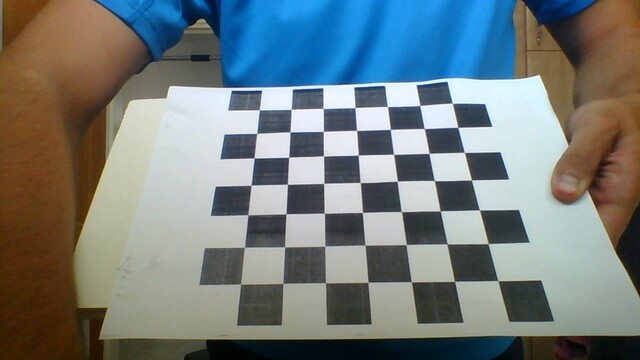
#> input picture Images/calibrate_images/WIN_20190927_14_47_30_Pro.jpg, 640 x 360 px, given in place of the camera
$ python video_from_the_robot.py   (older library calls are emulated)
#> lines starting #> are read from the running program, lines starting #| are printed output that depends on the picture; after the words box and inside, x2 and y2 are one past the last pixel; in counts of white or black regions, pixels touching at a corner belong together
### find_pair.py
import cv2
from shape import Shape
import numpy as np


def find_pair(image):
    count = 0
    count_biggest = 0
    img1, contours, heir = cv2.findContours(image, cv2.RETR_EXTERNAL, cv2.CHAIN_APPROX_SIMPLE)
    # print("found contours:", len(contours))
    if len(contours) > 1:
        output = cv2.cvtColor(image, cv2.COLOR_GRAY2BGR)
        for j in range(len(contours)):
            shapes = []
            biggest = contours[0]
            for i in contours:
                epsilon = 0.02 * cv2.arcLength(i, True)
                approx = cv2.approxPolyDP(i, epsilon, True)
                output = cv2.drawContours(output, [i], -1, (255, 255, 255), -1)
                output = cv2.drawContours(output, [i], -1, (0, 0, 255), 2)
                if len(approx) > 4:
                    min_y = approx[0][0]
                    min_x = approx[0][0]
                    max_y = approx[0][0]
                    max_x = approx[0][0]
                    for m in range(len(approx)):
                        if approx[m][0][0] > max_x[0]:
                            max_x = approx[m][0]
                        if approx[m][0][0] < min_x[0]:
                            min_x = approx[m][0]
                        if approx[m][0][1] > max_y[1]:
                            max_y = approx[m][0]
                        if approx[m][0][1] < min_y[1]:
                            min_y = approx[m][0]
                    approx = cv2.approxPolyDP(np.array([min_y, min_x, max_y, max_x]), epsilon, True)
                if len(approx) == 4:
                    shapes.append(Shape(approx))
                    if cv2.contourArea(approx) > cv2.contourArea(biggest):
                        biggest = i
                        count_biggest = count
                    count += 1
            cv2.imshow("image with contours", output)
            if len(shapes) > 1:
                return shapes[count_biggest], shapes[count_biggest].calc_relevance(shapes)
            else:
                return None, None
    else:
        return None, None

### shape.py
import cv2
import numpy as np


class Shape:
    #  Basic setting of general points
    top_right = []
    top_left = []
    bottom_right = []
    bottom_left = []

    # Initialize command, expecting a contour as an argument
    def __init__(self, contour):
        """
        :param contour: gets a contour when initialized
        Setting the top_right, top_left, bottom_right, bottom_left parameters
        The approxPollyDP works from top left to bottom right so
        the first point it finds is the highest and the second is the lowest.
        Afterwards we check if it's rotated left or right and assign
        The other points accordingly.
        """
        self.contour = contour
        epsilon = 0.02 * cv2.arcLength(self.contour, True)
        approx = cv2.approxPolyDP(self.contour, epsilon, True)
        if len(approx) == 4:
            if approx[1][0][1] > approx[3][0][1]:
                self.top_left = approx[0][0]
                self.top_right = approx[3][0]
                self.bottom_left = approx[1][0]
                self.bottom_right = approx[2][0]
            else:
                self.top_left = approx[1][0]
                self.top_right = approx[0][0]
                self.bottom_left = approx[2][0]
                self.bottom_right = approx[3][0]

    # Returns True if the function is above the avg points and False if not
    def calc_func(self):
        """
        :return: The slope of the function, the B of the function, the top average
        We get the average of the top side and bottom side of the rectangle
        and use the slope method to get it's slope. afterwards we calculate
        the b and return one point of the 2 averages.
        In this case, the top one.
        """
        avg_top = [(float(self.top_right[0]) + float(self.top_left[0])) / 2,
                   (float(self.top_right[1]) + float(self.top_left[1])) / 2]
        avg_bot = [(float(self.bottom_right[0]) + float(self.bottom_left[0])) / 2,
                   (float(self.bottom_right[1]) + float(self.bottom_left[1])) / 2]
        if avg_bot[1] == avg_top[1]:
            m = 0
        else:
            m = (avg_top[0] - avg_bot[0]) / (avg_top[1] - avg_bot[1])
        b = avg_top[1] - m * avg_top[0]
        return m, b, avg_top

    # A function that calculates the area of the contour
    def calc_area(self):
        """
        :return: The contour area of the approx shape
        """
        return cv2.contourArea(self.calc_contour())

    # A function the takes an array of shapes and determines which shape is the best to use
    def calc_relevance(self, shapes):
        """
        :param shapes: Gets a list of shapes to match the best one
        :return: The best shape
        The function goes through the list of shapes, for every shape it uses the
        Calc function on itself and on the other shape. Afterwards it checks
        If the functions collide over them or under them.
        If the collision is under them, they aren't compatible.
        The function also checks if the current best result is smaller
        than the current shape we are looking at, if it is, it's
        Replaced with the current shape as the best shape.
        """
        best = shapes[0]
        for i in shapes:
            m_self, b_self, top_self = self.calc_func()
            m_i, b_i, top_i = i.calc_func()
            if m_i != m_self and i.calc_area() > best.calc_area():
                meet = (b_i - b_self) / (m_self - m_i)
                if meet > top_i[1] and meet > top_self[1]:
                    best = i
                    # print("There is a best match!")
        # if best is None:
        #     return False
        return best

    # A function that returns the contour out of the corners
    def calc_contour(self):
        """
        :return: The approx contour
        """
        return np.array([self.top_right, self.top_left, self.bottom_left, self.bottom_right])

    def get_corners(self):
        return self.top_left, self.top_right, self.bottom_right, self.bottom_left

### find_distance_and_angle.py
import cv2
from shape import Shape
import parameters


# [11 lines left out: function find_angle_from_px, not called in this run]


def find_v(rectangle_left: Shape, rectangle_right: Shape):
    """
    find the vertical line from the center of the given objects.
    :param rectangle_left: shape object
    :param rectangle_right: shape object
    :return: returns the x and y of the two points of line
    """
    left_top_left, left_top_right, left_bottom_right, left_bottom_left = rectangle_left.get_corners()
    right_top_left, right_top_right, right_bottom_right, right_bottom_left = rectangle_right.get_corners()

    top_avg_x = (left_top_left[1] + left_top_right[1] + right_top_left[1] + right_top_right[1]) / 4
    top_avg_y = (left_top_left[0] + left_top_right[0] + right_top_left[0] + right_top_right[0]) / 4

    bottom_avg_x = (left_bottom_left[1] + left_bottom_right[1] + right_bottom_left[1] + right_bottom_right[1]) / 4
    bottom_avg_y = (left_bottom_left[0] + left_bottom_right[0] + right_bottom_left[0] + right_bottom_right[0]) / 4

    return int(top_avg_x), int(top_avg_y), int(bottom_avg_x), int(bottom_avg_y)


# [31 lines left out: function find_robot_yawing_to_reflectors, not called in this run]

### video_from_the_robot.py
import numpy as np
import cv2
import parameters
import matplotlib.pyplot as plt
import time
from find_distance_and_angle import *
from find_pair import find_pair
from align_light_reflectors import align_shape


def draw_graph(x, y, avg):
    """
    draw graph of the points to see the progress
    :param avg: average time per frame
    :param x: list of fill x (frame number)
    :param y: list of fill y (millis)
    :return: None
    """

    # plotting the line 1 points
    plt.plot(x, y, label="time", marker='o', markersize=2, markerfacecolor='red')
    # plotting the line 2 points
    plt.plot([0, len(x)], [0, 0], label="time = 0")
    # plotting the line 3 points
    plt.plot([0, len(x)], [avg, avg], label="average")

    plt.grid(True)

    # naming the x axis
    plt.xlabel('frame')
    # naming the y axis
    plt.ylabel('millis')

    # giving a title to my graph
    plt.title('time per frame')

    # show a legend on the plot
    plt.legend()
    # function to show the plot
    plt.show()


def clear_noise(image):
    """
    clear the noise on the image
    :param image: hsv image
    :return: cleared image
    """
    green = cv2.inRange(image, parameters.MIN_HSV, parameters.MAX_HSV)
    kernel = np.ones((7, 7), dtype=np.uint8)
    green = cv2.morphologyEx(green, cv2.MORPH_CLOSE, kernel)

    return green


def get_center_of_mass(reflective_contour):
    """
    get the center of a shape
    :param reflective_contour: contour of of a shape
    :return: point of the center
    """
    # compute the center of the contour
    m = cv2.moments(reflective_contour)

    # calc the center of the shape
    if m["m00"] != 0:
        c_x = int(m["m10"] / m["m00"])
        c_y = int(m["m01"] / m["m00"])
    else:
        c_x, c_y = 0, 0

    return c_x, c_y


def main():
    cap = cv2.VideoCapture(0)
    cap.set(cv2.CAP_PROP_FRAME_WIDTH, parameters.IMAGE_WIDTH)
    cap.set(cv2.CAP_PROP_FRAME_HEIGHT, parameters.IMAGE_HEIGHT)
    cap.set(cv2.CAP_PROP_FPS, 60)

    frame_number = []
    time_list = []
    frame_num = 0

    while cap.isOpened():
        # get the first time of the current taken frame
        first_time = int(round(time.time() * 1000))

        # Capture frame-by-frame
        ret, frame = cap.read()
#> frame is the input picture: shape (360, 640, 3); mean B, G, R 123.3, 123.5, 115.1

        # fix the frame with the parameters from the camera_calibration.py result
        frame = cv2.undistort(frame, parameters.CAMERA_MATRIX, parameters.DIST_COEFS, None)
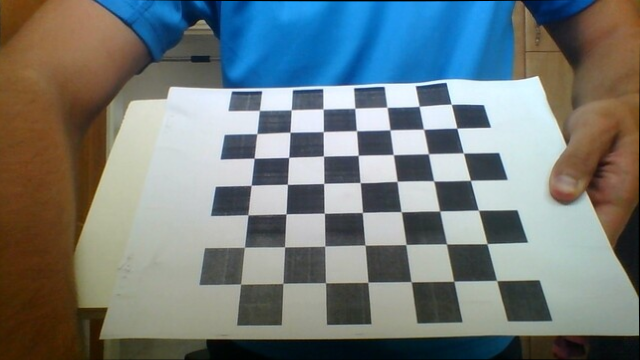
#> frame: shape (360, 640, 3); mean B, G, R 122.5, 122.8, 114.5

        # and flip the image by 180 degrees
        # frame = cv2.flip(frame, 180)
        original_frame = frame

        # convert the color format
        frame = cv2.cvtColor(frame, cv2.COLOR_BGR2HSV)
#> frame: shape (360, 640, 3); mean H, S, V 62.4, 94.6, 142.6

        green = clear_noise(frame)
#> in clear_noise, `green = cv2.inRange(image, parameters.MIN_HSV, parameters.MAX_HSV)`:
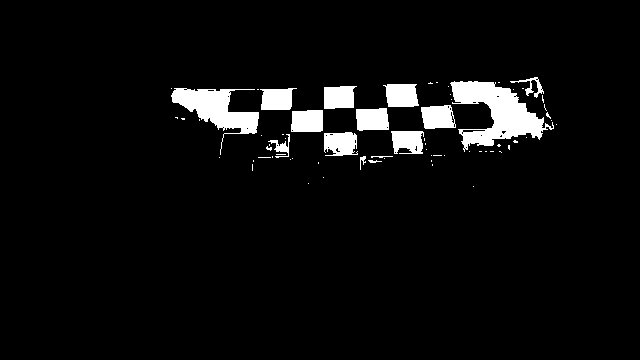
#> green: shape (360, 640); 5% white; 68 white regions (53 under 20 px), largest, box (x1, y1, x2, y2) and area: (450, 81, 554, 152) 3300, (171, 88, 259, 155) 2177, (383, 84, 419, 107) 696
#> in clear_noise, `green = cv2.morphologyEx(green, cv2.MORPH_CLOSE, kernel)`:
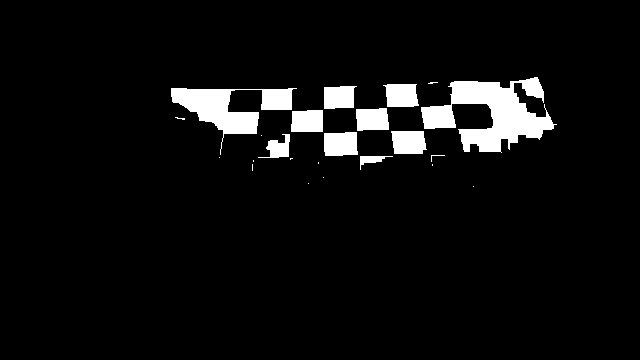
#> green: shape (360, 640); 5.6% white; 23 white regions (12 under 20 px), largest, box (x1, y1, x2, y2) and area: (421, 77, 557, 153) 5020, (171, 88, 297, 155) 3000, (324, 132, 358, 156) 757
        image_with_reflectors_detection = cv2.cvtColor(green, cv2.COLOR_GRAY2BGR)
#> image_with_reflectors_detection: shape (360, 640, 3); 5.6% white; 23 white regions (12 under 20 px)

        # find the best pair in the image
        reflective1, reflective2 = find_pair(green)
#> in find_pair, `img1, contours, heir = cv2.findContours(image, cv2.RETR_EXTERNAL, cv2...`: contours = 23 contours, 13 with area under 20; largest, box (x1, y1, x2, y2) and area: (421, 77, 557, 153) 4690, (171, 88, 297, 155) 2773, (324, 132, 358, 156) 702, (391, 131, 427, 154) 680, (383, 84, 419, 107) 648
#> the loop in find_pair, `for j in range(len(contours)):` made 1 pass
#> pass 1, in find_pair, `cv2.imshow("image with contours", output)`:
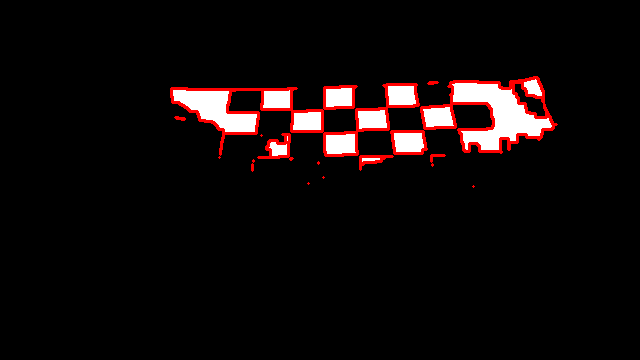
#> window 'image with contours': shape (360, 640, 3); mean B, G, R 10.2, 10.2, 16.7
#> after the loop in find_pair, `for j in range(len(contours)):`: count = 6; count_biggest = 5; max_x = [556, 124]; max_y = [464, 151]; min_x = [421, 107]; min_y = [537, 77]

        cv2.line(image_with_reflectors_detection, (160, 0), (160, 240), (255, 255, 255), 1)
        cv2.line(image_with_reflectors_detection, (0, 120), (320, 120), (255, 255, 255), 1)

        # if both of the shapes are shapes draw them on the image
        if (reflective1 is not None) and (reflective2 is not None):
            reflective1_contour = reflective1.calc_contour()
#> reflective1_contour = [[556, 124], [537, 77], [421, 107], [464, 151]]
            reflective2_contour = reflective2.calc_contour()
#> reflective2_contour = [[356, 132], [324, 133], [325, 155], [357, 154]]

            image_with_reflectors_detection = cv2.drawContours(image_with_reflectors_detection, [reflective1_contour],
                                                               -1, (255, 255, 255), -1)
            image_with_reflectors_detection = cv2.drawContours(image_with_reflectors_detection, [reflective1_contour],
                                                               -1, (0, 0, 255), 2)

            image_with_reflectors_detection = cv2.drawContours(image_with_reflectors_detection, [reflective2_contour],
                                                               -1, (255, 255, 255), -1)
#> image_with_reflectors_detection: shape (360, 640, 3); mean B, G, R 16, 16, 17
            image_with_reflectors_detection = cv2.drawContours(image_with_reflectors_detection, [reflective2_contour],
                                                               -1, (255, 0, 0), 2)
            # draw a circle in the center of mass of the first shape
            c_x1, c_y1 = get_center_of_mass(reflective1_contour)
#> in get_center_of_mass, `m = cv2.moments(reflective_contour)`: m = moments, m00 5615.5, centre m10/m00, m01/m00 = (493.4, 114.1)
#> in get_center_of_mass, `c_x = int(m["m10"] / m["m00"])`: c_x = 493
#> in get_center_of_mass, `c_y = int(m["m01"] / m["m00"])`: c_y = 114
#> c_x1 = 493; c_y1 = 114
            cv2.circle(image_with_reflectors_detection, (c_x1, c_y1), 3, (0, 255, 0), -1)
#> image_with_reflectors_detection: shape (360, 640, 3); mean B, G, R 16.1, 15.8, 16.8

            # draw a circle in the center of mass of the second shape
            c_x2, c_y2 = get_center_of_mass(reflective2_contour)
#> c_x2 = 340; c_y2 = 143
            cv2.circle(image_with_reflectors_detection, (c_x2, c_y2), 3, (0, 255, 0), -1)
#> image_with_reflectors_detection: shape (360, 640, 3); mean B, G, R 16.1, 15.8, 16.7

            # draw lines between the centers of the shapes
            top_avg_x, top_avg_y, bottom_avg_x, bottom_avg_y = find_v(reflective1, reflective2)
#> in find_v, `left_top_left, left_top_right, left_bottom_right, left_bottom_left = r..`: left_top_left = [537, 77]; left_top_right = [556, 124]; left_bottom_right = [464, 151]; left_bottom_left = [421, 107]
#> in find_v, `right_top_left, right_top_right, right_bottom_right, right_bottom_left..`: right_top_left = [324, 133]; right_top_right = [356, 132]; right_bottom_right = [357, 154]; right_bottom_left = [325, 155]
#> in find_v, `top_avg_x = (left_top_left[1] + left_top_right[1] + right_top_left[1] ..`: top_avg_x = 116.5
#> in find_v, `top_avg_y = (left_top_left[0] + left_top_right[0] + right_top_left[0] ..`: top_avg_y = 443.2
#> in find_v, `bottom_avg_x = (left_bottom_left[1] + left_bottom_right[1] + right_bot..`: bottom_avg_x = 141.8
#> in find_v, `bottom_avg_y = (left_bottom_left[0] + left_bottom_right[0] + right_bot..`: bottom_avg_y = 391.8
#> top_avg_x = 116; top_avg_y = 443; bottom_avg_x = 141; bottom_avg_y = 391
            cv2.line(image_with_reflectors_detection, (top_avg_y, top_avg_x),
                     (bottom_avg_y, bottom_avg_x), (0, 0, 255), 3)

            cv2.line(image_with_reflectors_detection, (c_x1, c_y1),
                     (c_x2, c_y2), (0, 255, 255), 3)
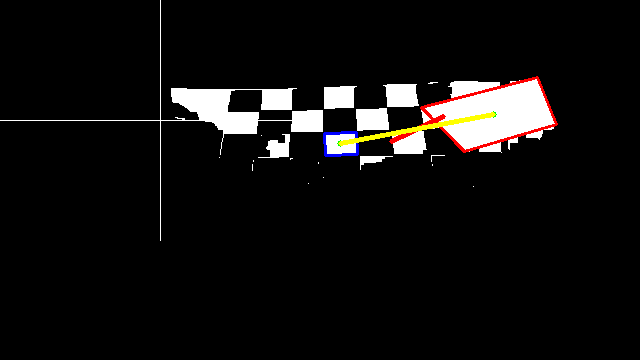
#> image_with_reflectors_detection: shape (360, 640, 3); mean B, G, R 15.4, 15.9, 17.1

            # draw point on the middle of the shapes (cross point of the lines from the centers)
            cv2.circle(image_with_reflectors_detection,
                       (int((top_avg_y + bottom_avg_y) / 2), int((top_avg_x + bottom_avg_x) / 2)), 5, (255, 255, 255))
#> image_with_reflectors_detection: shape (360, 640, 3); 0.01% of pixels changed, all inside (x1, y1, x2, y2) = (412, 123, 423, 133)

            # calc the pixel to degrees
            x = int((top_avg_y + bottom_avg_y) / 2)
#> x = 417
            print("x =", x, "angle =", (x - 160) / parameters.PIXEL_TO_DEGREES_RATIO)
#| x = 417 angle = 41.12

        # create one big image
        numpy_hor_concat = np.concatenate((original_frame, cv2.cvtColor(green, cv2.COLOR_GRAY2RGB),
                                           cv2.cvtColor(image_with_reflectors_detection, cv2.COLOR_BGR2RGB)),
                                          axis=1)
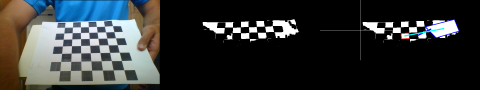
#> numpy_hor_concat: shape (360, 1920, 3) (shown at 1/4 size); mean B, G, R 51.3, 51, 48
        cv2.imshow("""                           original                                                |
                                         in range                                        |
            detected reflectors""", numpy_hor_concat)

        frame_num += 1
        frame_number.append(frame_num)
        time_list.append(int(round(time.time() * 1000)) - first_time)

        if cv2.waitKey(1) & 0xFF == ord('q'):
#> (key q is pressed here)
            break

    # When everything done, release the capture
    cap.release()
    cv2.destroyAllWindows()

    total_time = 0

    # pop the first item because it always takes much more time
    time_list.pop(0)
    frame_number.pop(0)

    # calc the total time
    for specific_time in time_list:
        total_time += specific_time
    print("average time per frame: ", total_time / frame_num, "millis")

    # draw a times graph
    draw_graph(frame_number, time_list, total_time / frame_num)
#> in draw_graph, `plt.show()`:
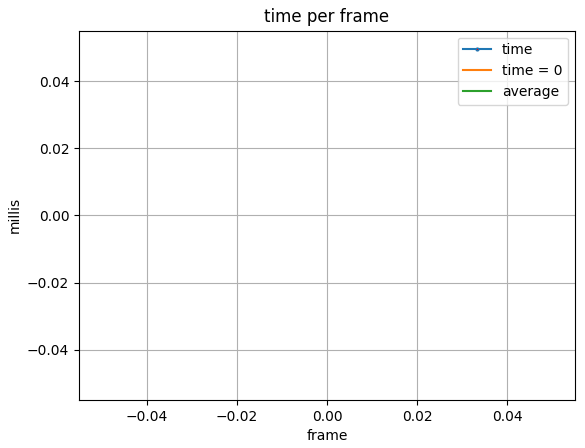
#> figure drawn by matplotlib, 1 panel


if __name__ == '__main__':
    main()

$ run again, on Images/calibrate_images/WIN_20190927_14_47_33_Pro.jpg
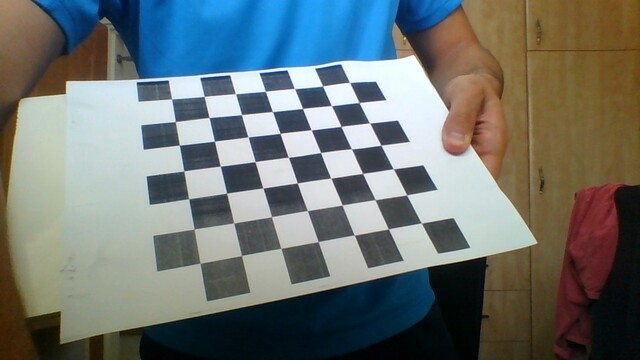
#> input picture Images/calibrate_images/WIN_20190927_14_47_33_Pro.jpg, 640 x 360 px, given in place of the camera
#> in main, frame is the input picture: shape (360, 640, 3); mean B, G, R 113.8, 116.1, 109.3
#> in clear_noise, `green = cv2.morphologyEx(green, cv2.MORPH_CLOSE, kernel)`:
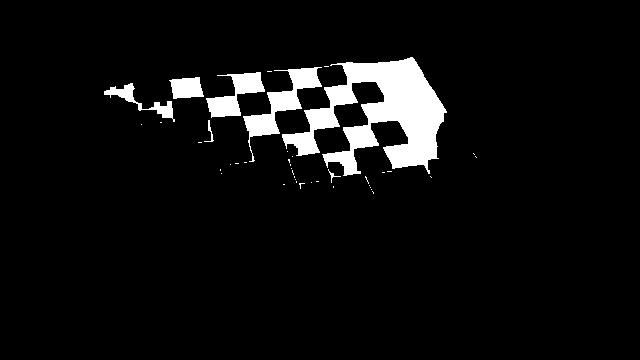
#> green: shape (360, 640); 5.8% white; 41 white regions (34 under 20 px), largest, box (x1, y1, x2, y2) and area: (282, 57, 447, 176) 8900, (243, 67, 322, 162) 1842, (206, 72, 265, 118) 1206
#> contours = 41 contours, 35 with area under 20; largest, box (x1, y1, x2, y2) and area: (282, 57, 447, 176) 8413, (243, 67, 322, 162) 1654, (206, 72, 265, 118) 1094, (169, 77, 204, 99) 536, (104, 83, 175, 122) 494, (204, 120, 214, 142) 24
#> the loop in find_pair, `for j in range(len(contours)):` made 1 pass
#> after the loop in find_pair, `for j in range(len(contours)):`: count = 4; count_biggest = 3; max_x = [446, 111]; max_y = [360, 173]; min_x = [282, 137]; min_y = [412, 57]
#> reflective1_contour = [[446, 111], [412, 57], [282, 137], [360, 173]]
#> reflective2_contour = [[199, 77], [169, 80], [173, 98], [203, 96]]
#> in get_center_of_mass, `m = cv2.moments(reflective_contour)`: m = moments, m00 8836, centre m10/m00, m01/m00 = (372.2, 119)
#> c_x = 372
#> c_y = 119
#> c_x1 = 372; c_y1 = 119
#> c_x2 = 186; c_y2 = 87
#> left_top_left = [412, 57]; left_top_right = [446, 111]; left_bottom_right = [360, 173]; left_bottom_left = [282, 137]
#> right_top_left = [169, 80]; right_top_right = [199, 77]; right_bottom_right = [203, 96]; right_bottom_left = [173, 98]
#> in find_v, `top_avg_x = (left_top_left[1] + left_top_right[1] + right_top_left[1] ..`: top_avg_x = 81.25
#> in find_v, `top_avg_y = (left_top_left[0] + left_top_right[0] + right_top_left[0] ..`: top_avg_y = 306.5
#> in find_v, `bottom_avg_x = (left_bottom_left[1] + left_bottom_right[1] + right_bot..`: bottom_avg_x = 126
#> in find_v, `bottom_avg_y = (left_bottom_left[0] + left_bottom_right[0] + right_bot..`: bottom_avg_y = 254.5
#> in main, `top_avg_x, top_avg_y, bottom_avg_x, bottom_avg_y = find_v(reflective1,..`: top_avg_x = 81; top_avg_y = 306; bottom_avg_x = 126; bottom_avg_y = 254
#> x = 280
#| x = 280 angle = 19.2
#> in main, `numpy_hor_concat = np.concatenate((original_frame, cv2.cvtColor(green,..`:
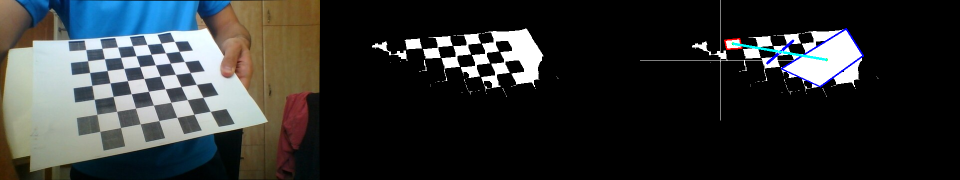
#> numpy_hor_concat: shape (360, 1920, 3) (shown at 1/2 size); mean B, G, R 49.2, 49.4, 46.9
